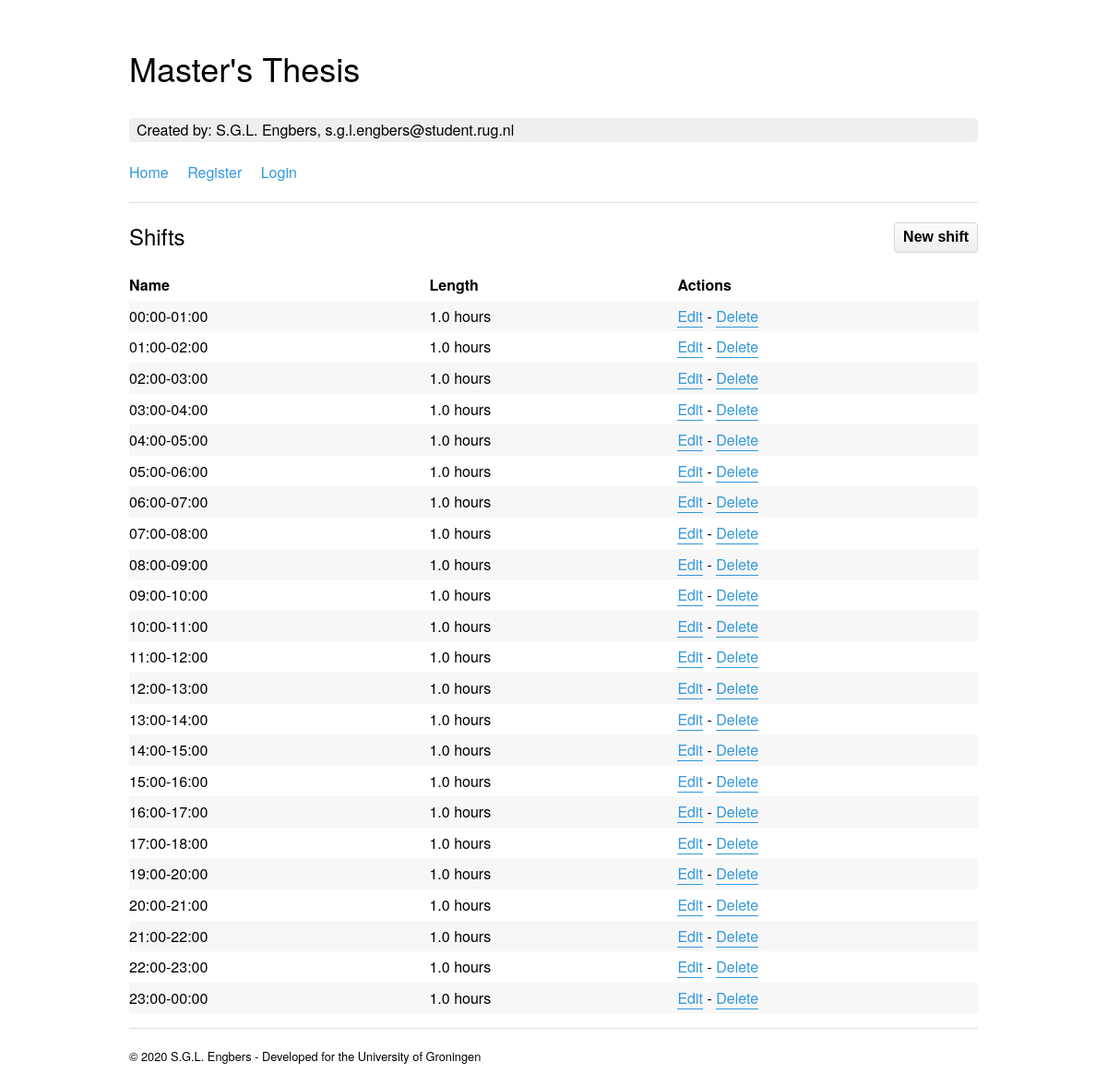
/shifts/, run on the app's committed database.
### planning/models.py (models this page shows, shortened)
class Shifts(models.Model):
	name = models.CharField(max_length=50)
	length = models.FloatField(default=0) # Length in hours, minus breaks
	class Meta: verbose_name_plural = 'Shifts'

### planning/views.py (the view)
# urls.py: path('shifts/', views.shifts, name='shifts'),
def shifts(request):
    context = {
        'shifts': Shifts.objects.all()
    }
    return render(request, 'planning/planning/shifts.html', context)

### planning/templates/planning/planning/shifts.html
{% extends "planning/base.html" %}
{% block content %}
<div class="button_overview"><button onclick="location.href='{% url 'shifts_add' %}'" type="button">New shift</button></div>
<h3>Shifts</h3>
<table>
	<thead>
		<tr>
			<th>Name</th>
			<th>Length</th>
			<th>Actions</th>
		</tr>
	</thead>
	<tbody>
		{% for shift in shifts %}
		<tr>
			<td>{{ shift.name }}</td>
			<td>{{ shift.length }} hours</td>
			<td><a href="{% url 'shifts_edit' pk=shift.id %}">Edit</a> - <a href="{% url 'shifts_delete' pk=shift.id %}">Delete</a></td>
		</tr>
		{% endfor %}
	</tbody>
</table>
{% endblock content %}

### planning/static/planning/main.css (style rules this page uses)
*,::after,::before { background-repeat:no-repeat;box-sizing:inherit }
::after,::before { text-decoration:inherit;vertical-align:inherit }
html { box-sizing:border-box;cursor:default;-ms-text-size-adjust:100%;-webkit-text-size-adjust:100% }
body { margin:0 }
a { background-color:transparent;-webkit-text-decoration-skip:objects }
table { border-collapse:collapse }
button,input,optgroup,select,textarea { margin:0 }
button,input,select,textarea { background-color:transparent;color:inherit;font-size:inherit;line-height:inherit }
button,input { overflow:visible }
button,select { text-transform:none }
[type=reset],[type=submit],button,html [type=button] { -webkit-appearance:button }
[tabindex],a,area,button,input,label,select,summary,textarea { -ms-touch-action:manipulation;touch-action:manipulation }
html { font-size:62.5%;-webkit-font-kerning:normal;font-kerning:normal;font-synthesis:none;text-rendering:optimizeLegibility }
body { font-family:HelveticaNeue-Light,"Helvetica Neue Light","Helvetica Neue",Helvetica,Arial,"Lucida Grande",sans-serif;font-weight:300;line-height:1.6;font-size:16px;font-size:1.6rem }
h3 { font-weight:300;line-height:1;margin-top:1em;margin-bottom:1em;font-size:24px;font-size:2.4rem }
a { text-decoration:none;color:#3498db;border-bottom:1px solid #3498db }
table { width:100% }
td,th { padding:.25em;text-align:left }
td:first-child,th:first-child { padding-left:0 }
td:last-child,th:last-child { padding-right:0 }
tbody tr:nth-of-type(odd) { background-color:#f7f7f7 }
button { font-weight:700;line-height:1.4;display:inline-block;padding:.25em .55em;cursor:pointer;white-space:nowrap;text-decoration:none;color:inherit;border:1px solid #d5d5d5;border-radius:4px;background-color:#eee;background-image:linear-gradient(#fcfcfc,#eee);background-repeat:no-repeat;text-shadow:0 1px 0 #fff }

### planning/static/planning/additional.css (style rules this page uses)
.button_overview { float: right; margin-top: 5px; }
tr { vertical-align: top; }

### data on the page
Shifts: name "00:00-01:00", length "1.0"
Shifts: name "01:00-02:00", length "1.0"
Shifts: name "02:00-03:00", length "1.0"
Shifts: name "03:00-04:00", length "1.0"
Shifts: name "04:00-05:00", length "1.0"
Shifts: name "05:00-06:00", length "1.0"
Shifts: name "06:00-07:00", length "1.0"
Shifts: name "07:00-08:00", length "1.0"
Shifts: name "08:00-09:00", length "1.0"
Shifts: name "09:00-10:00", length "1.0"
Shifts: name "10:00-11:00", length "1.0"
Shifts: name "11:00-12:00", length "1.0"
Shifts: name "12:00-13:00", length "1.0"
Shifts: name "13:00-14:00", length "1.0"
Shifts: name "14:00-15:00", length "1.0"
Shifts: name "15:00-16:00", length "1.0"
Shifts: name "16:00-17:00", length "1.0"
Shifts: name "17:00-18:00", length "1.0"
Shifts: name "19:00-20:00", length "1.0"
Shifts: name "20:00-21:00", length "1.0"
Shifts: name "21:00-22:00", length "1.0"
Shifts: name "22:00-23:00", length "1.0"
Shifts: name "23:00-00:00", length "1.0"
